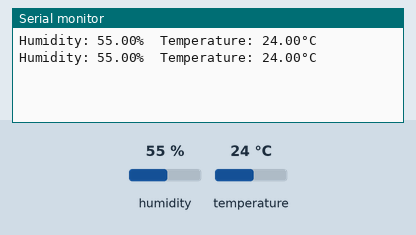
This sketch was run on a simulated Arduino Uno, built with avr-gcc and run on an emulated ATmega328P. Parts: the last lines printed to the serial monitor. The test bench sets the inputs (shaded band); at power-on: humidity 55 %, temperature 24 °C.

Above: at 10.8 s.
10.9 s: humidity set to 22 %
At 15.5 s:
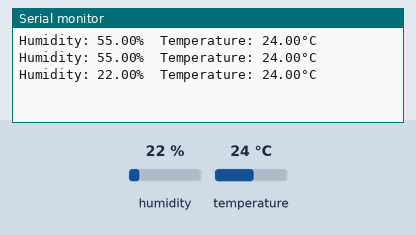
18.4 s: temperature set to 12 °C
At 21.4 s:
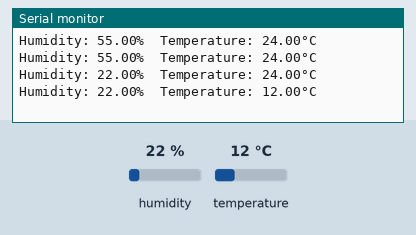
25.9 s: humidity set to 40 %
At 30.8 s:
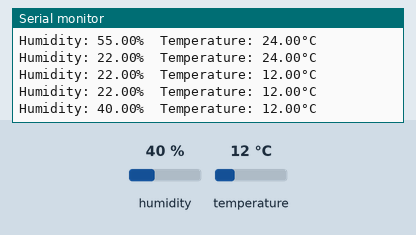
Timing chart, 0 to 32.3 s (numbered marks = the images above; inputs shaded):
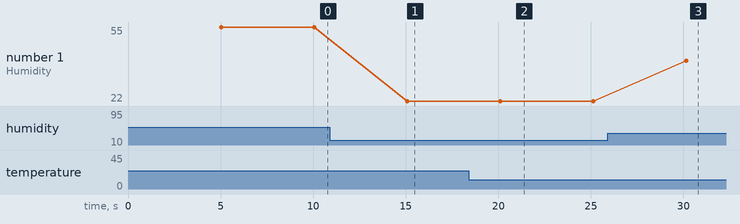

The sketch:

sensor_temp_hum.ino
```cpp
// Example testing sketch for various DHT humidity/temperature sensors
// Written by ladyada, public domain

#include "DHT.h"

#define DHTPIN 2        // Pin conncté au capteur
#define DHTTYPE DHT11   // DHT 11

DHT dht(DHTPIN, DHTTYPE); // Initialisation du capteur DHT

void setup() {
  Serial.begin(9600);
  dht.begin();
}

void loop() {
  // Attend avant la recherche des informations.
  delay(5000);

  float h = dht.readHumidity();
  float t = dht.readTemperature();

  // vérifie que la récupération des infos ait marché.
  if (isnan(h) || isnan(t)) {
    Serial.println(F("Failed to read from DHT sensor!"));
    return;
  }

  // Affichage des informations
  Serial.print("Humidity: ");
  Serial.print(h);
  Serial.print("%  Temperature: ");
  Serial.print(t);
  Serial.println("°C ");
}
```

Measured:
- after the input at 10.9 s, the serial monitor: prints a new line after 4.2 s (image 1)
- after the input at 18.4 s, the serial monitor: prints a new line after 1.7 s (image 2)
- after the input at 25.9 s, the serial monitor: prints a new line after 4.2 s (image 3)
- plotted number 1: 55 → 22 after the input at 10.9 s, 22 → 40 after the input at 25.9 s
